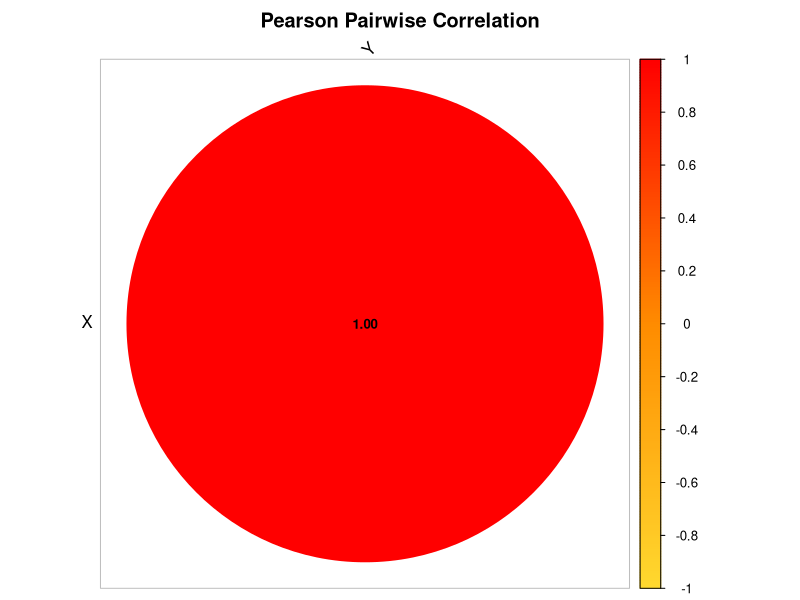
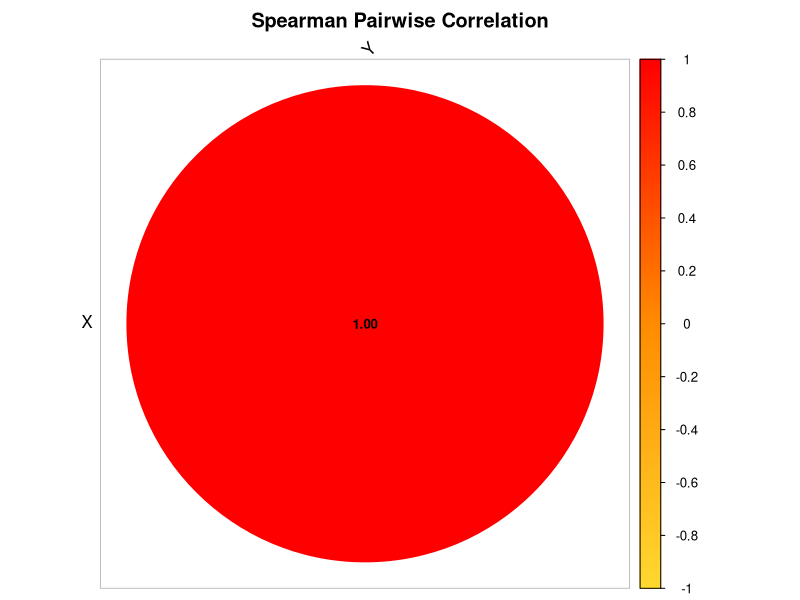

Here is the R script that generated these plots, in order:
################################################################################
################ CORRELATION-BASED NETWORK INFERENCE ###########################
################################################################################

# ============================================================
# Working Directory
# ============================================================

setwd('/Users/gio/Desktop/My Dissertation/Dissertation Focus/Main Version/1_Basic_Net_Raw/Simple_Network_12')

# ============================================================
# Required Libraries
# ============================================================

library(dplyr)
library(tidyr)
library(corrplot)

################################################################################
################################################################################

# ============================================================
# CORRELATION-BASED NETWORK INFERENCE
# Pearson and Spearman Correlation
# ============================================================
#
# Purpose:
#   • Provide classical baseline methods for comparison with CIRN
#   • Infer signed but UNDIRECTED associations
#   • Convert associations into directed edges for evaluation
#
# NOTE:
#   Correlation does NOT infer causality or direction.
#   Edges are duplicated in both directions for comparability.
# ============================================================

infer_network_correlation <- function(df, time_col, method = "pearson",
                                      cor_threshold = 0.3,
                                      p_threshold = 0.05) {
  
  # ------------------------------------------------------------
  # 1. Remove time column
  # ------------------------------------------------------------
  
  vars <- setdiff(names(df), time_col)
  data_mat <- df[, vars]
  
  # ------------------------------------------------------------
  # 2. Start runtime measurement
  # ------------------------------------------------------------
  
  start_time <- Sys.time()
  
  # ------------------------------------------------------------
  # 3. Compute correlation matrix
  # ------------------------------------------------------------
  
  cor_matrix <- cor(
    data_mat,
    method = method,
    use = "pairwise.complete.obs"
  )
  
  # ------------------------------------------------------------
  # 4. Compute p-values
  # ------------------------------------------------------------
  
  p_matrix <- matrix(
    NA,
    nrow = length(vars),
    ncol = length(vars),
    dimnames = list(vars, vars)
  )
  
  for (i in seq_along(vars)) {
    for (j in seq_along(vars)) {
      
      if (i == j) next
      
      test <- suppressWarnings(
        cor.test(
          data_mat[[vars[i]]],
          data_mat[[vars[j]]],
          method = method
        )
      )
      
      p_matrix[i, j] <- test$p.value
    }
  }
  
  # ------------------------------------------------------------
  # 5. Edge extraction
  # ------------------------------------------------------------
  
  edges <- data.frame()
  
  for (i in seq_along(vars)) {
    for (j in seq_along(vars)) {
      
      if (i == j) next
      
      r <- cor_matrix[i, j]
      p <- p_matrix[i, j]
      
      if (!is.na(r) &&
          abs(r) >= cor_threshold &&
          p < p_threshold) {
        
        edges <- rbind(
          edges,
          data.frame(
            predictor_set = paste0(method, "_correlation"),
            term = vars[i],
            target = vars[j],
            omega = r,
            odds_ratio = NA,
            sign = sign(r),
            regulation_type = ifelse(
              r > 0,
              "activation",
              "inhibition"
            ),
            rel_strength = abs(r),
            hdi_lower95 = NA,
            hdi_upper95 = NA,
            eti_lower95 = NA,
            eti_upper95 = NA,
            method = paste(method, "correlation")
          )
        )
      }
    }
  }
  
  # ------------------------------------------------------------
  # 6. Stop runtime measurement
  # ------------------------------------------------------------
  
  end_time <- Sys.time()
  
  runtime_seconds <- as.numeric(
    difftime(end_time, start_time, units = "secs")
  )
  
  message(
    "⏱ ", method, " correlation runtime: ",
    round(runtime_seconds, 4),
    " seconds"
  )
  
  return(list(
    edges = edges,
    runtime = runtime_seconds,
    cor_matrix = cor_matrix,
    p_matrix = p_matrix
  ))
}

################################################################################
################################################################################

# ============================================================
# Bubble Correlation Heatmap (like your example)
# ============================================================

plot_correlation_bubble <- function(cor_matrix, method_name = "Correlation") {
  
  corrplot(
    cor_matrix,
    
    method = "circle",           # circles like your figure
    type = "upper",              # upper triangle
    
    addCoef.col = "black",       # numbers inside circles
    number.cex = 0.8,
    
    col = colorRampPalette(
      c("#FFD92F", "#FF8C00", "#FF0000")
    )(200),                      # yellow → orange → red
    
    tl.col = "black",
    tl.srt = 45,
    
    diag = FALSE,
    
    title = paste(method_name, "Pairwise Correlation"),
    mar = c(0,0,2,0)
  )
}

################################################################################
################################################################################

# ============================================================
# Load Dataset
# ============================================================

sim_df <- read.csv("Simple_Network_12.csv") %>%
  na.omit()

time_col <- names(sim_df)[1]

################################################################################
################################################################################

# ============================================================
# Pearson Correlation Network
# ============================================================

pearson_res <- infer_network_correlation(
  df = sim_df,
  time_col = time_col,
  method = "pearson"
)

pearson_edges <- pearson_res$edges
pearson_edges

pearson_cor_mat <- pearson_res$cor_matrix
pearson_cor_mat

pearson_p_mat <- pearson_res$p_matrix
pearson_p_mat

# Pearson bubble heatmap

plot_correlation_bubble(
  pearson_res$cor_matrix,
  "Pearson"
)

################################################################################
################################################################################

# ============================================================
# Spearman Correlation Network
# ============================================================

spearman_res <- infer_network_correlation(
  df = sim_df,
  time_col = time_col,
  method = "spearman"
)

spearman_edges <- spearman_res$edges
spearman_edges

spearman_cor_mat <- spearman_res$cor_matrix
spearman_cor_mat

spearman_p_mat <- spearman_res$p_matrix
spearman_p_mat

# Spearman bubble heatmap

plot_correlation_bubble(
  spearman_res$cor_matrix,
  "Spearman"
)

################################################################################
################################################################################

# ============================================================
# Optional: Save figures for thesis / manuscript
# ============================================================

#pdf("Pearson_Correlation_Bubble.pdf", width = 6, height = 6)

#plot_correlation_bubble(
#  pearson_res$cor_matrix,
#  "Pearson"
#)

#dev.off()


#pdf("Spearman_Correlation_Bubble.pdf", width = 6, height = 6)

#plot_correlation_bubble(
#  spearman_res$cor_matrix,
#  "Spearman"
#)

#dev.off()

################################################################################
############################### ~ END ~ ########################################
################################################################################
